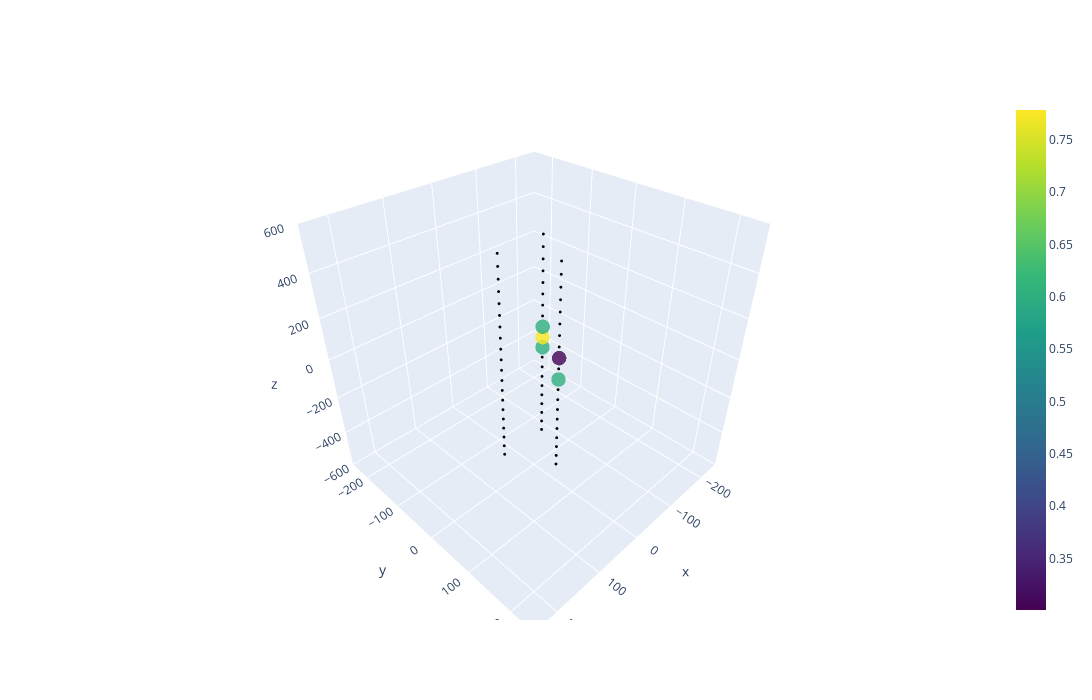

Source (notebook cell):
### Code cell
print('Most doms')
id_event = max_dom
prometheus.event_plotting(
    prometheus._det,
    hit_set[id_event][2]
)
print('Event ID')
print(id_event)
print('Hits')
print(sum([len(dom) for dom in hit_set[id_event][2]]))
print('Energy in GeV')
print(hit_set[id_event][0]['energy'])

### Figure 1 — Plotly figure (JSON) as saved in the notebook; plotly's stock layout.template omitted (floating-point values rounded to 4 significant figures)
{"data": [{"marker": {"color": [0.6021, 0.7782, 0.6021, 0.6021, 0.301], "colorscale": [[0, "#440154"], [0.1111, "#482878"], [0.2222, "#3e4989"], [0.3333, "#31688e"], [0.4444, "#26828e"], [0.5556, "#1f9e89"], [0.6667, "#35b779"], [0.7778, "#6ece58"], [0.8889, "#b5de2b"], [1, "#fde725"]], "opacity": 0.8, "showscale": true, "size": 5}, "mode": "markers", "type": "scatter3d", "x": [-50, -50, -50, 0, 0], "y": [-28.87, -28.87, -28.87, 57.74, 57.74], "z": [-26.32, 26.32, 78.95, -26.32, 78.95]}, {"marker": {"color": "black", "colorscale": [[0, "#440154"], [0.1111, "#482878"], [0.2222, "#3e4989"], [0.3333, "#31688e"], [0.4444, "#26828e"], [0.5556, "#1f9e89"], [0.6667, "#35b779"], [0.7778, "#6ece58"], [0.8889, "#b5de2b"], [1, "#fde725"]], "opacity": 1, "size": 1}, "mode": "markers", "type": "scatter3d", "x": [-50, -50, -50, -50, -50, -50, -50, -50, -50, -50, -50, -50, -50, -50, -50, -50, -50, 50, 50, 50, 50, 50, 50, 50, 50, 50, 50, 50, 50, 50, 50, 50, 50, 50, 50, 50, 50, 0, 0, 0, 0, 0, 0, 0, 0, 0, 0, 0, 0, 0, 0, 0, 0, 0, 0], "y": [-28.87, -28.87, -28.87, -28.87, -28.87, -28.87, -28.87, -28.87, -28.87, -28.87, -28.87, -28.87, -28.87, -28.87, -28.87, -28.87, -28.87, -28.87, -28.87, -28.87, -28.87, -28.87, -28.87, -28.87, -28.87, -28.87, -28.87, -28.87, -28.87, -28.87, -28.87, -28.87, -28.87, -28.87, -28.87, -28.87, -28.87, 57.74, 57.74, 57.74, 57.74, 57.74, 57.74, 57.74, 57.74, 57.74, 57.74, 57.74, 57.74, 57.74, 57.74, 57.74, 57.74, 57.74, 57.74], "z": [-500, -447.4, -394.7, -342.1, -289.5, -236.8, -184.2, -131.6, -78.95, 131.6, 184.2, 236.8, 289.5, 342.1, 394.7, 447.4, 500, -500, -447.4, -394.7, -342.1, -289.5, -236.8, -184.2, -131.6, -78.95, -26.32, 26.32, 78.95, 131.6, 184.2, 236.8, 289.5, 342.1, 394.7, 447.4, 500, -500, -447.4, -394.7, -342.1, -289.5, -236.8, -184.2, -131.6, -78.95, 26.32, 131.6, 184.2, 236.8, 289.5, 342.1, 394.7, 447.4, 500]}], "layout": {"coloraxis": {"colorbar": {"title": {"text": "log10(det. photons)"}}, "showscale": true}, "height": 700, "scene": {"xaxis": {"range": [-250, 250]}, "yaxis": {"range": [-250, 250]}, "zaxis": {"range": [-600, 600]}}, "showlegend": false, "width": 1400}}
